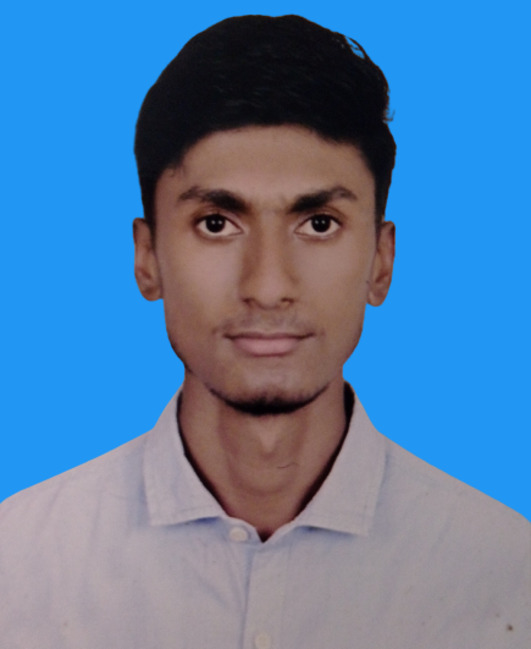
#> input picture Assets/image.jpg, 531 x 649 px
$ python basic_function.py
#> lines starting #> are read from the running program, lines starting #| are printed output that depends on the picture
import cv2

img = cv2.imread("Assets/image.jpg")
#> img is the input picture: shape (649, 531, 3); mean B, G, R 166.9, 126.1, 86.1


def color_conversion():
    img_gray = cv2.cvtColor(img, cv2.COLOR_BGR2GRAY)    # COLOR_BGR2GRAY is an opencv color space >>
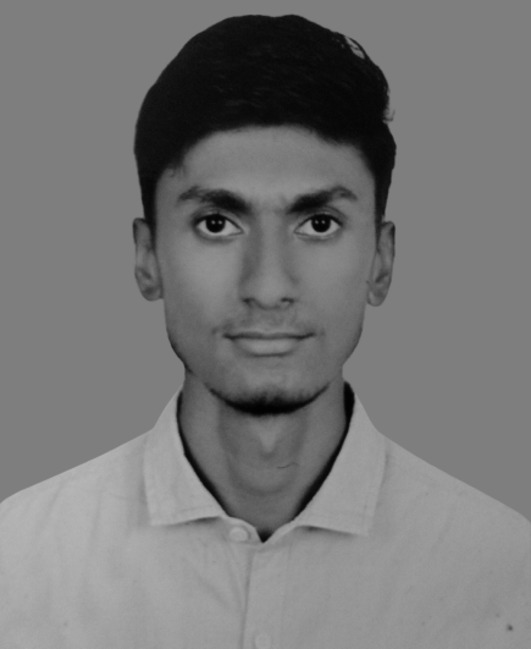
#> img_gray: shape (649, 531); min 1, max 183, mean 118.9
    # to convert an image from blue-green-red to grayscale.
    cv2.imshow("Gray Image", img_gray)
    cv2.waitKey(0)


def blur():
    img_blur = cv2.GaussianBlur(img, (11, 11), 0)   # Used to reduce noise from image
    # Has 4 parameter (image, K-size( X, Y), sigma-X, sigma-Y)
    # K-size must be an odd integer
    # Sigma X and Y - standard deviation in X,Y direction respectively.
    # Sigma-Y is taken Sigma-X value as default value
    cv2.imshow("Blur Image", img_blur)
    cv2.waitKey(0)


def main():
    color_conversion()
    blur()


if __name__ == '__main__':
    main()
